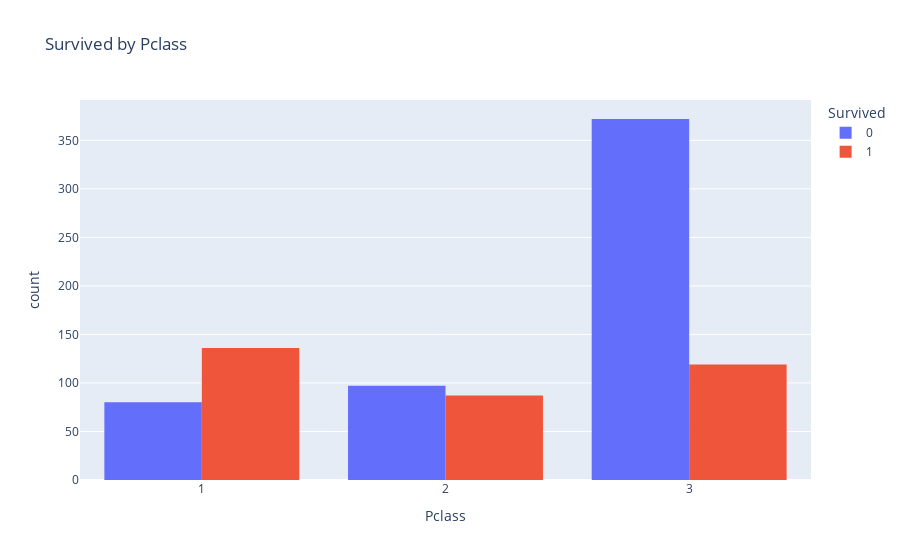

This figure's notebook cell:
### Code cell
px.histogram(df_train_1, x='Pclass', color="Survived", barmode='group', title='Survived by Pclass')

### Figure 1 — Plotly figure (JSON) as saved in the notebook; plotly's stock layout.template omitted (floating-point values rounded to 4 significant figures; data arrays with more than 128 entries replaced by an {"elided": "..."} marker saying what was removed)
{"data": [{"alignmentgroup": "True", "bingroup": "x", "hovertemplate": "Survived=0<br>Pclass=%{x}<br>count=%{y}<extra></extra>", "legendgroup": "0", "marker": {"color": "#636efa", "pattern": {"shape": ""}}, "name": "0", "offsetgroup": "0", "orientation": "v", "showlegend": true, "type": "histogram", "x": {"elided": "549 int values"}, "xaxis": "x", "yaxis": "y"}, {"alignmentgroup": "True", "bingroup": "x", "hovertemplate": "Survived=1<br>Pclass=%{x}<br>count=%{y}<extra></extra>", "legendgroup": "1", "marker": {"color": "#EF553B", "pattern": {"shape": ""}}, "name": "1", "offsetgroup": "1", "orientation": "v", "showlegend": true, "type": "histogram", "x": {"elided": "342 int values"}, "xaxis": "x", "yaxis": "y"}], "layout": {"barmode": "group", "legend": {"title": {"text": "Survived"}, "tracegroupgap": 0}, "title": {"text": "Survived by Pclass"}, "xaxis": {"anchor": "y", "domain": [0, 1], "title": {"text": "Pclass"}}, "yaxis": {"anchor": "x", "domain": [0, 1], "title": {"text": "count"}}}}
